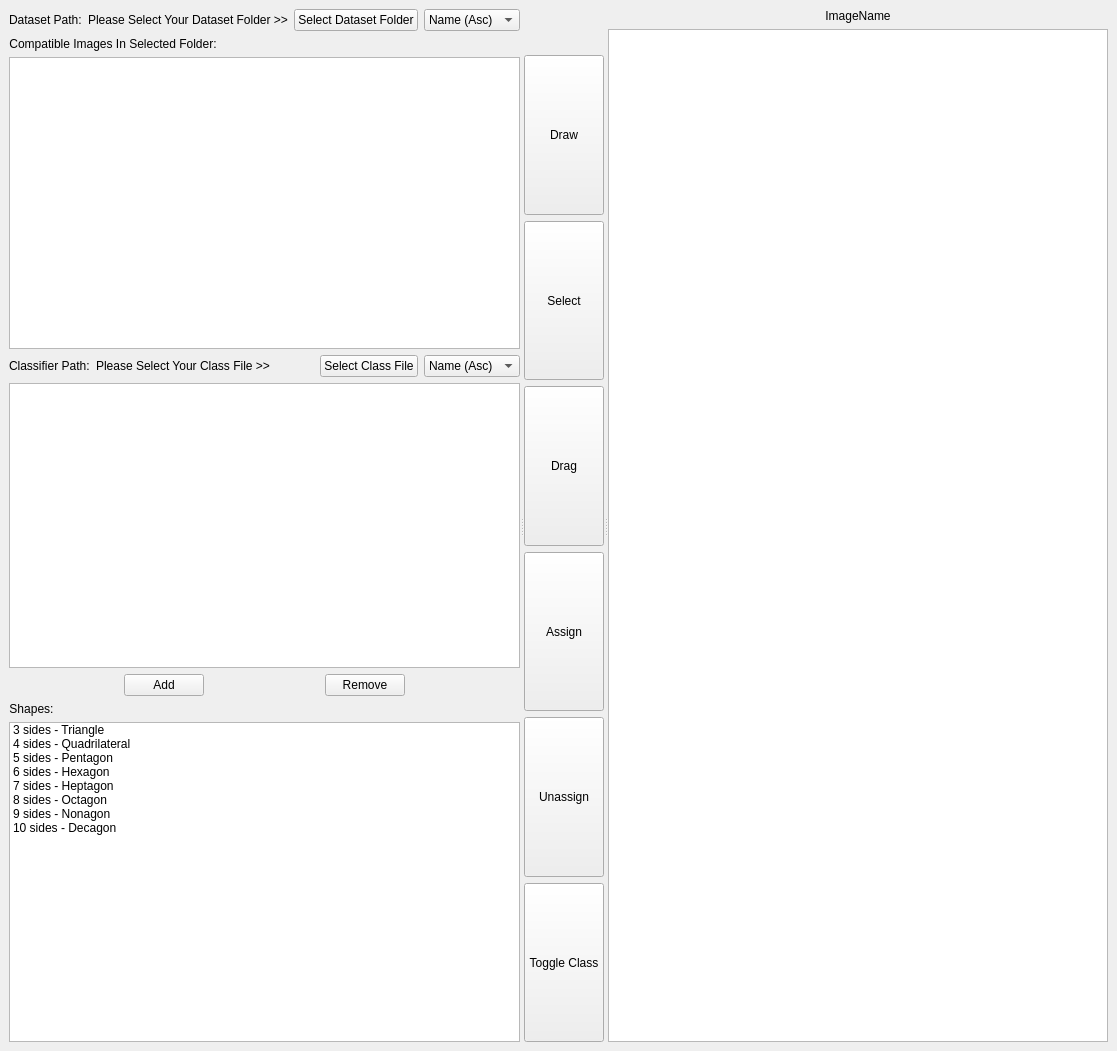
<?xml version="1.0" encoding="UTF-8"?>
<ui version="4.0">
 <class>View</class>
 <widget class="QMainWindow" name="View">
  <property name="geometry">
   <rect>
    <x>0</x>
    <y>0</y>
    <width>1082</width>
    <height>1051</height>
   </rect>
  </property>
  <property name="windowTitle">
   <string>View</string>
  </property>
  <property name="autoFillBackground">
   <bool>true</bool>
  </property>
  <widget class="QWidget" name="centralwidget">
   <layout class="QHBoxLayout" name="horizontalLayout_3">
    <item>
     <widget class="QSplitter" name="splitter">
      <property name="orientation">
       <enum>Qt::Horizontal</enum>
      </property>
      <widget class="QWidget" name="layoutWidget">
       <layout class="QVBoxLayout" name="verticalLayout_6">
        <item>
         <layout class="QVBoxLayout" name="verticalLayout_4">
          <item>
           <layout class="QHBoxLayout" name="horizontalLayout">
            <property name="sizeConstraint">
             <enum>QLayout::SetNoConstraint</enum>
            </property>
            <item>
             <widget class="QLabel" name="label_3">
              <property name="sizePolicy">
               <sizepolicy hsizetype="Minimum" vsizetype="Preferred">
                <horstretch>0</horstretch>
                <verstretch>0</verstretch>
               </sizepolicy>
              </property>
              <property name="text">
               <string>Dataset Path:</string>
              </property>
             </widget>
            </item>
            <item>
             <widget class="QLabel" name="folderPathLabel">
              <property name="enabled">
               <bool>true</bool>
              </property>
              <property name="sizePolicy">
               <sizepolicy hsizetype="MinimumExpanding" vsizetype="Preferred">
                <horstretch>0</horstretch>
                <verstretch>0</verstretch>
               </sizepolicy>
              </property>
              <property name="text">
               <string>Please Select Your Dataset Folder &gt;&gt;</string>
              </property>
             </widget>
            </item>
            <item>
             <widget class="QPushButton" name="selectFolderButton">
              <property name="sizePolicy">
               <sizepolicy hsizetype="Preferred" vsizetype="Preferred">
                <horstretch>0</horstretch>
                <verstretch>0</verstretch>
               </sizepolicy>
              </property>
              <property name="text">
               <string>Select Dataset Folder</string>
              </property>
             </widget>
            </item>
            <item>
             <widget class="QComboBox" name="comboBox_2">
              <property name="sizePolicy">
               <sizepolicy hsizetype="Preferred" vsizetype="Preferred">
                <horstretch>0</horstretch>
                <verstretch>0</verstretch>
               </sizepolicy>
              </property>
              <item>
               <property name="text">
                <string>Name (Asc)</string>
               </property>
              </item>
              <item>
               <property name="text">
                <string>Name (Des)</string>
               </property>
              </item>
              <item>
               <property name="text">
                <string>Date (Asc)</string>
               </property>
              </item>
              <item>
               <property name="text">
                <string>Date (Des)</string>
               </property>
              </item>
             </widget>
            </item>
           </layout>
          </item>
          <item>
           <layout class="QVBoxLayout" name="verticalLayout">
            <item>
             <widget class="QLabel" name="label_2">
              <property name="sizePolicy">
               <sizepolicy hsizetype="Maximum" vsizetype="Preferred">
                <horstretch>0</horstretch>
                <verstretch>0</verstretch>
               </sizepolicy>
              </property>
              <property name="text">
               <string>Compatible Images In Selected Folder:</string>
              </property>
              <property name="alignment">
               <set>Qt::AlignCenter</set>
              </property>
             </widget>
            </item>
            <item>
             <widget class="QListWidget" name="imageNamesList">
              <property name="sizePolicy">
               <sizepolicy hsizetype="Ignored" vsizetype="Expanding">
                <horstretch>0</horstretch>
                <verstretch>0</verstretch>
               </sizepolicy>
              </property>
             </widget>
            </item>
           </layout>
          </item>
         </layout>
        </item>
        <item>
         <layout class="QVBoxLayout" name="verticalLayout_2">
          <item>
           <layout class="QHBoxLayout" name="horizontalLayout_4">
            <property name="sizeConstraint">
             <enum>QLayout::SetNoConstraint</enum>
            </property>
            <item>
             <widget class="QLabel" name="label_6">
              <property name="sizePolicy">
               <sizepolicy hsizetype="Minimum" vsizetype="Preferred">
                <horstretch>0</horstretch>
                <verstretch>0</verstretch>
               </sizepolicy>
              </property>
              <property name="text">
               <string>Classifier Path:</string>
              </property>
             </widget>
            </item>
            <item>
             <widget class="QLabel" name="classiferPathLabel">
              <property name="enabled">
               <bool>true</bool>
              </property>
              <property name="sizePolicy">
               <sizepolicy hsizetype="MinimumExpanding" vsizetype="Preferred">
                <horstretch>0</horstretch>
                <verstretch>0</verstretch>
               </sizepolicy>
              </property>
              <property name="text">
               <string>Please Select Your Class File &gt;&gt;</string>
              </property>
             </widget>
            </item>
            <item>
             <widget class="QPushButton" name="selectFileButton">
              <property name="sizePolicy">
               <sizepolicy hsizetype="Preferred" vsizetype="Preferred">
                <horstretch>0</horstretch>
                <verstretch>0</verstretch>
               </sizepolicy>
              </property>
              <property name="text">
               <string>Select Class File</string>
              </property>
             </widget>
            </item>
            <item>
             <widget class="QComboBox" name="comboBox">
              <property name="sizePolicy">
               <sizepolicy hsizetype="Preferred" vsizetype="Preferred">
                <horstretch>0</horstretch>
                <verstretch>0</verstretch>
               </sizepolicy>
              </property>
              <item>
               <property name="text">
                <string>Name (Asc)</string>
               </property>
              </item>
              <item>
               <property name="text">
                <string>Name (Des)</string>
               </property>
              </item>
              <item>
               <property name="text">
                <string>Date (Asc)</string>
               </property>
              </item>
              <item>
               <property name="text">
                <string>Date (Des)</string>
               </property>
              </item>
             </widget>
            </item>
           </layout>
          </item>
          <item>
           <widget class="QListWidget" name="classifierList">
            <property name="sizePolicy">
             <sizepolicy hsizetype="Ignored" vsizetype="Expanding">
              <horstretch>0</horstretch>
              <verstretch>0</verstretch>
             </sizepolicy>
            </property>
           </widget>
          </item>
          <item>
           <layout class="QHBoxLayout" name="horizontalLayout_2">
            <item>
             <widget class="QPushButton" name="addClassButton">
              <property name="sizePolicy">
               <sizepolicy hsizetype="Maximum" vsizetype="Fixed">
                <horstretch>0</horstretch>
                <verstretch>0</verstretch>
               </sizepolicy>
              </property>
              <property name="text">
               <string>Add</string>
              </property>
             </widget>
            </item>
            <item>
             <widget class="QPushButton" name="removeClassButton">
              <property name="sizePolicy">
               <sizepolicy hsizetype="Maximum" vsizetype="Fixed">
                <horstretch>0</horstretch>
                <verstretch>0</verstretch>
               </sizepolicy>
              </property>
              <property name="text">
               <string>Remove</string>
              </property>
             </widget>
            </item>
           </layout>
          </item>
         </layout>
        </item>
        <item>
         <layout class="QVBoxLayout" name="verticalLayout_3">
          <item>
           <widget class="QLabel" name="label_5">
            <property name="sizePolicy">
             <sizepolicy hsizetype="Maximum" vsizetype="Preferred">
              <horstretch>0</horstretch>
              <verstretch>0</verstretch>
             </sizepolicy>
            </property>
            <property name="text">
             <string>Shapes:</string>
            </property>
            <property name="alignment">
             <set>Qt::AlignCenter</set>
            </property>
           </widget>
          </item>
          <item>
           <widget class="QListWidget" name="shapesList">
            <property name="sizePolicy">
             <sizepolicy hsizetype="Ignored" vsizetype="MinimumExpanding">
              <horstretch>0</horstretch>
              <verstretch>0</verstretch>
             </sizepolicy>
            </property>
            <item>
             <property name="text">
              <string>3 sides - Triangle</string>
             </property>
            </item>
            <item>
             <property name="text">
              <string>4 sides - Quadrilateral</string>
             </property>
            </item>
            <item>
             <property name="text">
              <string>5 sides - Pentagon</string>
             </property>
            </item>
            <item>
             <property name="text">
              <string>6 sides - Hexagon</string>
             </property>
            </item>
            <item>
             <property name="text">
              <string>7 sides - Heptagon</string>
             </property>
            </item>
            <item>
             <property name="text">
              <string>8 sides - Octagon</string>
             </property>
            </item>
            <item>
             <property name="text">
              <string>9 sides - Nonagon</string>
             </property>
            </item>
            <item>
             <property name="text">
              <string>10 sides - Decagon</string>
             </property>
            </item>
           </widget>
          </item>
         </layout>
        </item>
       </layout>
      </widget>
      <widget class="QWidget" name="layoutWidget">
       <layout class="QVBoxLayout" name="verticalLayout_5">
        <item>
         <spacer name="verticalSpacer">
          <property name="orientation">
           <enum>Qt::Vertical</enum>
          </property>
          <property name="sizeType">
           <enum>QSizePolicy::Fixed</enum>
          </property>
          <property name="sizeHint" stdset="0">
           <size>
            <width>20</width>
            <height>46</height>
           </size>
          </property>
         </spacer>
        </item>
        <item>
         <widget class="QPushButton" name="shapeDrawButton">
          <property name="sizePolicy">
           <sizepolicy hsizetype="Maximum" vsizetype="Minimum">
            <horstretch>0</horstretch>
            <verstretch>0</verstretch>
           </sizepolicy>
          </property>
          <property name="text">
           <string>Draw</string>
          </property>
         </widget>
        </item>
        <item>
         <widget class="QPushButton" name="shapeSelectButton">
          <property name="sizePolicy">
           <sizepolicy hsizetype="Maximum" vsizetype="Minimum">
            <horstretch>0</horstretch>
            <verstretch>0</verstretch>
           </sizepolicy>
          </property>
          <property name="text">
           <string>Select</string>
          </property>
         </widget>
        </item>
        <item>
         <widget class="QPushButton" name="shapeDrageButton">
          <property name="sizePolicy">
           <sizepolicy hsizetype="Maximum" vsizetype="Minimum">
            <horstretch>0</horstretch>
            <verstretch>0</verstretch>
           </sizepolicy>
          </property>
          <property name="text">
           <string>Drag</string>
          </property>
         </widget>
        </item>
        <item>
         <widget class="QPushButton" name="shapeAssignButton">
          <property name="sizePolicy">
           <sizepolicy hsizetype="Maximum" vsizetype="Minimum">
            <horstretch>0</horstretch>
            <verstretch>0</verstretch>
           </sizepolicy>
          </property>
          <property name="text">
           <string>Assign</string>
          </property>
         </widget>
        </item>
        <item>
         <widget class="QPushButton" name="shapeUnassignButton">
          <property name="sizePolicy">
           <sizepolicy hsizetype="Maximum" vsizetype="Minimum">
            <horstretch>0</horstretch>
            <verstretch>0</verstretch>
           </sizepolicy>
          </property>
          <property name="text">
           <string>Unassign</string>
          </property>
         </widget>
        </item>
        <item>
         <widget class="QPushButton" name="toggleClassifierButton">
          <property name="sizePolicy">
           <sizepolicy hsizetype="Maximum" vsizetype="Minimum">
            <horstretch>0</horstretch>
            <verstretch>0</verstretch>
           </sizepolicy>
          </property>
          <property name="text">
           <string>Toggle Class</string>
          </property>
         </widget>
        </item>
       </layout>
      </widget>
      <widget class="QWidget" name="layoutWidget">
       <layout class="QGridLayout" name="gridLayout">
        <item row="4" column="0">
         <spacer name="verticalSpacer_9">
          <property name="orientation">
           <enum>Qt::Horizontal</enum>
          </property>
          <property name="sizeType">
           <enum>QSizePolicy::Fixed</enum>
          </property>
          <property name="sizeHint" stdset="0">
           <size>
            <width>5</width>
            <height>20</height>
           </size>
          </property>
         </spacer>
        </item>
        <item row="5" column="4">
         <spacer name="verticalSpacer_8">
          <property name="orientation">
           <enum>Qt::Horizontal</enum>
          </property>
          <property name="sizeType">
           <enum>QSizePolicy::Fixed</enum>
          </property>
          <property name="sizeHint" stdset="0">
           <size>
            <width>5</width>
            <height>20</height>
           </size>
          </property>
         </spacer>
        </item>
        <item row="6" column="3">
         <spacer name="verticalSpacer_7">
          <property name="orientation">
           <enum>Qt::Vertical</enum>
          </property>
          <property name="sizeType">
           <enum>QSizePolicy::Fixed</enum>
          </property>
          <property name="sizeHint" stdset="0">
           <size>
            <width>20</width>
            <height>5</height>
           </size>
          </property>
         </spacer>
        </item>
        <item row="3" column="0" rowspan="4" colspan="5">
         <widget class="QGraphicsView" name="graphicsView">
          <property name="sizePolicy">
           <sizepolicy hsizetype="Minimum" vsizetype="Minimum">
            <horstretch>0</horstretch>
            <verstretch>0</verstretch>
           </sizepolicy>
          </property>
          <property name="minimumSize">
           <size>
            <width>500</width>
            <height>500</height>
           </size>
          </property>
          <property name="mouseTracking">
           <bool>true</bool>
          </property>
          <property name="sizeAdjustPolicy">
           <enum>QAbstractScrollArea::AdjustIgnored</enum>
          </property>
          <property name="resizeAnchor">
           <enum>QGraphicsView::NoAnchor</enum>
          </property>
         </widget>
        </item>
        <item row="0" column="0" colspan="5">
         <widget class="QLabel" name="imageNameLabel">
          <property name="sizePolicy">
           <sizepolicy hsizetype="Minimum" vsizetype="Maximum">
            <horstretch>0</horstretch>
            <verstretch>0</verstretch>
           </sizepolicy>
          </property>
          <property name="text">
           <string>ImageName</string>
          </property>
          <property name="alignment">
           <set>Qt::AlignBottom|Qt::AlignHCenter</set>
          </property>
         </widget>
        </item>
       </layout>
      </widget>
     </widget>
    </item>
   </layout>
  </widget>
 </widget>
 <resources/>
 <connections/>
</ui>
